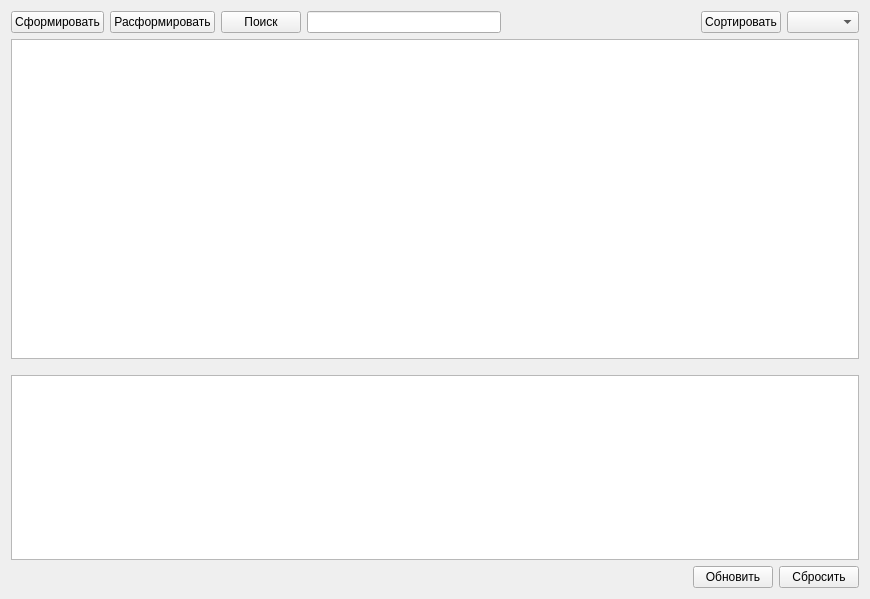
<?xml version="1.0" encoding="UTF-8"?>
<ui version="4.0">
 <class>DeliveriesWidget</class>
 <widget class="QWidget" name="DeliveriesWidget">
  <property name="geometry">
   <rect>
    <x>0</x>
    <y>0</y>
    <width>870</width>
    <height>599</height>
   </rect>
  </property>
  <property name="windowTitle">
   <string>Form</string>
  </property>
  <layout class="QVBoxLayout" name="verticalLayout">
   <item>
    <layout class="QVBoxLayout" name="mainLayout" stretch="0,3,3,2">
     <property name="sizeConstraint">
      <enum>QLayout::SetFixedSize</enum>
     </property>
     <item>
      <layout class="QGridLayout" name="buttonsLayout">
       <item row="0" column="0">
        <widget class="QPushButton" name="formDeliveryButton">
         <property name="text">
          <string>Сформировать</string>
         </property>
        </widget>
       </item>
       <item row="0" column="2">
        <widget class="QPushButton" name="filterButton">
         <property name="text">
          <string>Поиск</string>
         </property>
        </widget>
       </item>
       <item row="0" column="5">
        <widget class="QPushButton" name="sortButton">
         <property name="text">
          <string>Сортировать</string>
         </property>
        </widget>
       </item>
       <item row="0" column="6">
        <widget class="QComboBox" name="columnsBox"/>
       </item>
       <item row="0" column="3">
        <widget class="QLineEdit" name="findEdit"/>
       </item>
       <item row="0" column="1">
        <widget class="QPushButton" name="deleteDeliveryButton">
         <property name="text">
          <string>Расформировать</string>
         </property>
        </widget>
       </item>
       <item row="0" column="4">
        <spacer name="horizontalSpacer">
         <property name="orientation">
          <enum>Qt::Horizontal</enum>
         </property>
         <property name="sizeHint" stdset="0">
          <size>
           <width>40</width>
           <height>20</height>
          </size>
         </property>
        </spacer>
       </item>
      </layout>
     </item>
     <item>
      <layout class="QGridLayout" name="tableLayout" columnstretch="0">
       <item row="0" column="0">
        <widget class="QTableWidget" name="tableView">
         <property name="sizePolicy">
          <sizepolicy hsizetype="Preferred" vsizetype="Preferred">
           <horstretch>0</horstretch>
           <verstretch>0</verstretch>
          </sizepolicy>
         </property>
         <property name="sizeAdjustPolicy">
          <enum>QAbstractScrollArea::AdjustToContentsOnFirstShow</enum>
         </property>
         <attribute name="horizontalHeaderCascadingSectionResizes">
          <bool>true</bool>
         </attribute>
         <attribute name="verticalHeaderCascadingSectionResizes">
          <bool>true</bool>
         </attribute>
        </widget>
       </item>
      </layout>
     </item>
     <item>
      <spacer name="spaser">
       <property name="orientation">
        <enum>Qt::Vertical</enum>
       </property>
       <property name="sizeType">
        <enum>QSizePolicy::Maximum</enum>
       </property>
       <property name="sizeHint" stdset="0">
        <size>
         <width>10</width>
         <height>10</height>
        </size>
       </property>
      </spacer>
     </item>
     <item>
      <layout class="QVBoxLayout" name="browserLayout" stretch="10,1">
       <property name="sizeConstraint">
        <enum>QLayout::SetMinimumSize</enum>
       </property>
       <item>
        <widget class="QTableWidget" name="informationTable">
         <property name="sizePolicy">
          <sizepolicy hsizetype="Expanding" vsizetype="Maximum">
           <horstretch>0</horstretch>
           <verstretch>0</verstretch>
          </sizepolicy>
         </property>
        </widget>
       </item>
       <item>
        <layout class="QHBoxLayout" name="horizontalLayout_3">
         <item>
          <spacer name="horizontalSpacer_3">
           <property name="orientation">
            <enum>Qt::Horizontal</enum>
           </property>
           <property name="sizeHint" stdset="0">
            <size>
             <width>40</width>
             <height>20</height>
            </size>
           </property>
          </spacer>
         </item>
         <item>
          <widget class="QPushButton" name="updateButton">
           <property name="text">
            <string>Обновить</string>
           </property>
          </widget>
         </item>
         <item>
          <widget class="QPushButton" name="resetButton">
           <property name="text">
            <string>Сбросить</string>
           </property>
          </widget>
         </item>
        </layout>
       </item>
      </layout>
     </item>
    </layout>
   </item>
  </layout>
 </widget>
 <resources/>
 <connections/>
</ui>
